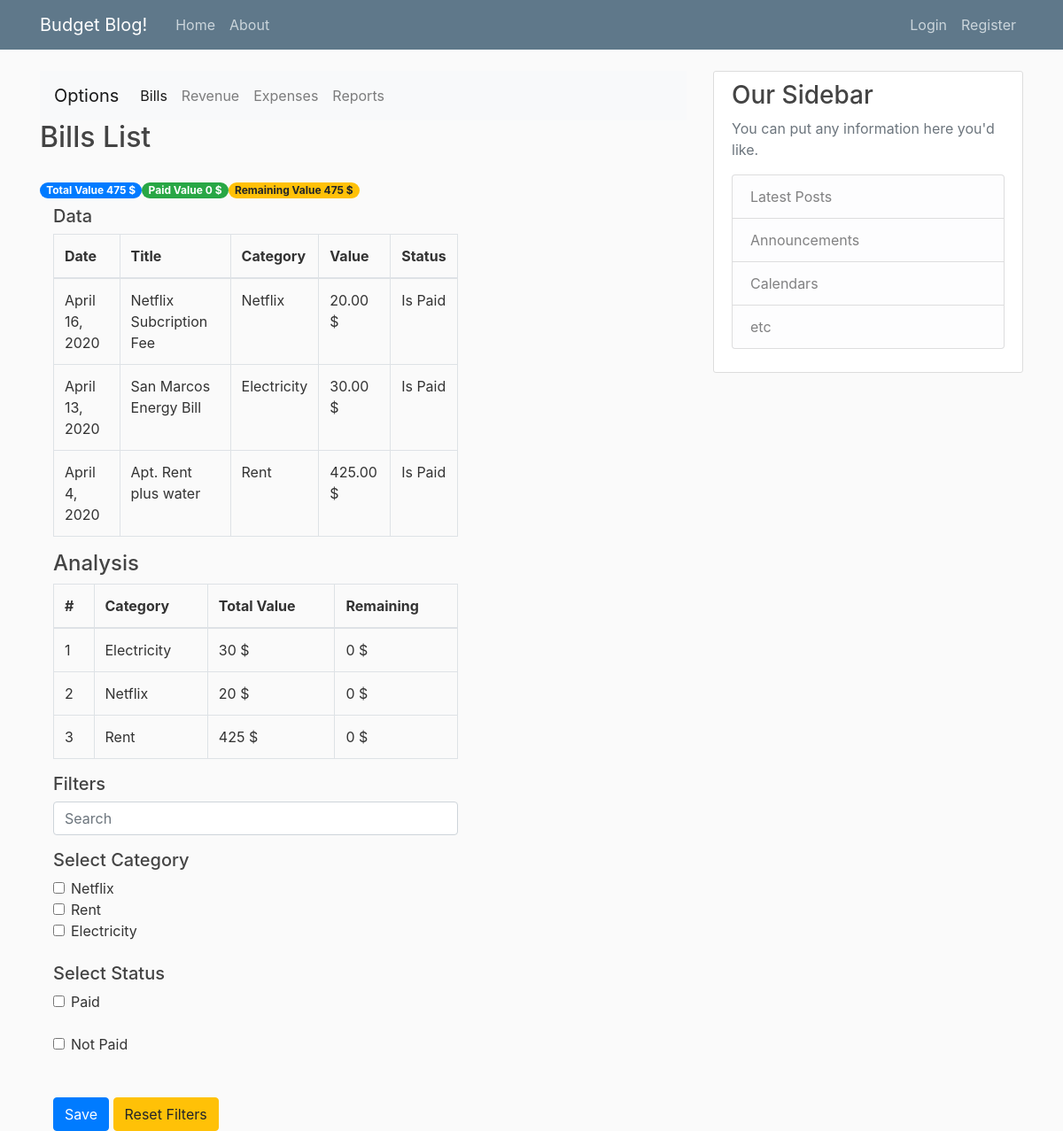
/bills/, run on an earlier commit of the app's database.
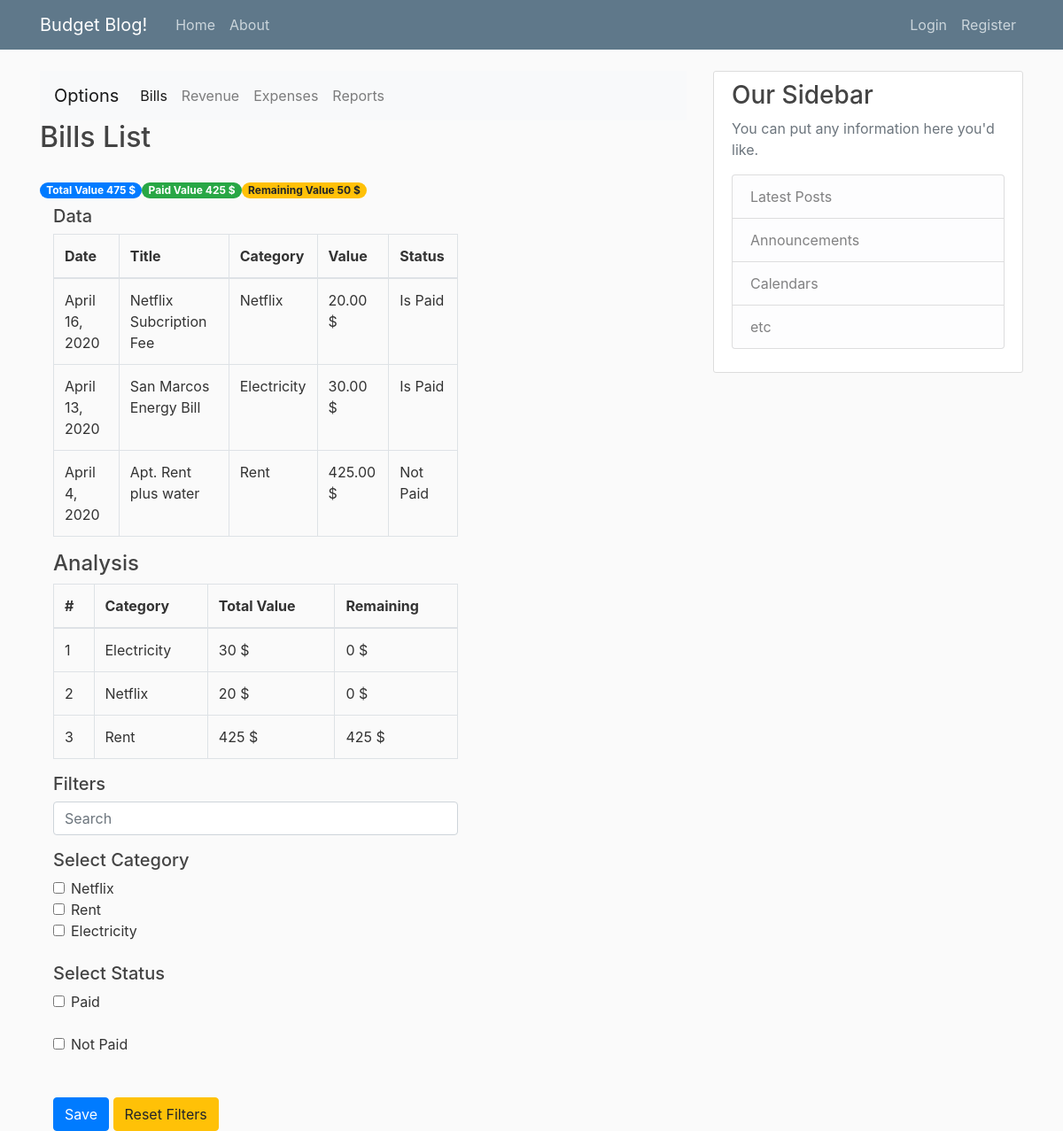
And on a later commit of the database.
### blog/models.py (models this page shows, shortened)
class DefaultExpenseModel(models.Model):
    title = models.CharField(max_length=100, blank=True, null=True)
    date_expired = models.DateField()
    final_value = models.DecimalField(default=0, decimal_places=2, max_digits=20)
    paid_value = models.DecimalField(default=0, decimal_places=2, max_digits=20)
    is_paid = models.BooleanField(default=False)
    payment_method = models.ForeignKey(PaymentMethod, null=True, on_delete=models.SET_NULL)
    objects = models.Manager()
    my_query = GeneralManager()
    class Meta:
        abstract = True
    def tag_final_value(self):
        return f'{self.final_value} {CURRENCY}'
    tag_final_value.short_description = 'Value'
    def tag_is_paid(self):
        return 'Is Paid' if self.is_paid else 'Not Paid'
    tag_is_paid.short_description = 'Paid'
    @staticmethod
    def analysis(queryset):
        total_value = queryset.aggregate(Sum('final_value'))['final_value__sum'] if queryset else 0
        paid_value = queryset.filter(is_paid=False).aggregate(Sum('final_value'))['final_value__sum']\
            if queryset.filter(is_paid=False) else 0
        diff = total_value - paid_value
        category_analysis = queryset.values('category__title').annotate(total_value=Sum('final_value'),
                                                                       remaining=Sum(F('final_value')-F('paid_value'))
                                                                       ).order_by('remaining')
        return [total_value, paid_value, diff, category_analysis]
    @staticmethod
    def filters_data(request, queryset):
        search_name = request.GET.get('search_name', None)
        cate_name = request.GET.getlist('cate_name', None)
        paid_name = request.GET.getlist('paid_name', None)
        person_name = request.GET.getlist('person_name', None)
        queryset = queryset.filter(title__icontains=search_name) if search_name else queryset
        queryset = queryset.filter(category__id__in=cate_name) if cate_name else queryset
        queryset = queryset.filter(is_paid=True) if 'paid' == paid_name else queryset.filter(is_paid=False)\
            if 'not_paid' == paid_name else queryset
        if person_name:
            try:
                queryset = queryset.filter(person__id__in=person_name)
            except:
                queryset = queryset
        return queryset

class Bill(DefaultExpenseModel):
    category = models.ForeignKey(BillCategory, null=True, on_delete=models.SET_NULL, related_name='bills')
    class Meta:
        verbose_name_plural = '2. Bills'
        ordering = ['-date_expired']
    def tag_category(self):
        return f'{self.category}'

class BillCategory(models.Model):
    title = models.CharField(unique=True, max_length=150)
    balance = models.DecimalField(default=0, max_digits=20, decimal_places=2)
    class Meta:
        verbose_name_plural = '1. Bill Category'
    def __str__(self):
        return self.title
    def tag_balance(self):
        return f'{self.balance} {CURRENCY}'
    tag_balance.short_description = 'Value'

### blog/views.py (the view)
# urls.py: path('bills/', BillListView.as_view(), name='bills_view'),
class BillListView(ListView):
    model = Bill
    template_name = 'blog/page_list.html'
    paginate_by = 100
    def get_queryset(self):
        queryset = Bill.objects.all()
        queryset = Bill.filters_data(self.request, queryset)
        return queryset
    def get_context_data(self, **kwargs):
        context = super(BillListView, self).get_context_data(**kwargs)
        page_title = 'Bills List'
        categories = BillCategory.objects.all()
        search_name, cate_name, paid_name = [self.request.GET.get('search_name', None),
                                             self.request.GET.getlist('cate_name', None),
                                             self.request.GET.getlist('paid_name', None)
                                             ]
        total_value, paid_value, diff, category_analysis = Bill.analysis(self.object_list)
        currency = CURRENCY
        context.update(locals())
        return context

### blog/templates/blog/page_list.html (shortened to what the changed rows need)
{% extends "blog/budget_view.html" %}
{% block container %}
    <div class="row">
        <h2 class="center">{{ page_title }}</h2>
    </div>
        <br>
    <div class="row">
        <label class="badge badge-pill badge-primary">Total Value {{ total_value }} {{ currency }}</label>
        <label class="badge badge-pill badge-success">Paid Value {{ paid_value }} {{ currency }}</label>
        <label class="badge badge-pill badge-warning">Remaining Value {{ diff }} {{ currency }}</label>
    </div>
    <div class="row">
        <div class="col-8">
            <table class="table table-bordered">
                <thead>
                    <tr>
                        <th>Date</th>
                        <th>Title</th>
                        <th>Category</th>
                        <th>Value</th>
                        <th>Status</th>
                    </tr>
                </thead>
                <tbody>
                    {% for order in object_list %}
                    <tr>
                        <td>{{ order.date_expired|date }}</td>
                        <td>{{ order.title }}</td>
                        <td>{{ order.tag_category }}</td>
                        <td>{{ order.tag_final_value }}</td>
                        <td>{{ order.tag_is_paid }}</td>
                    </tr>
                    {% empty %}
                        <tr></tr>
                    {% endfor %}
                </tbody>
            </table>
        </div>
        <div class="col-8">
            <table class="table table-bordered">
                <thead>
                    <tr>
                        <th>#</th>
                        <th>Category</th>
                        <th>Total Value</th>
                        <th>Remaining</th>
                    </tr>
                </thead>
                <tbody>
                    {% for category in category_analysis %}
                        <tr>
                            <td>{{ forloop.counter }}</td>
                            <td>{{ category.category__title }}</td>
                            <td>{{ category.total_value }} {{ currency }}</td>
                            <td>{{ category.remaining }} {{ currency }}</td>
                        </tr>
                    {% empty %}
                        <tr>
                            <td colspan="4">No data</td>
                        </tr>
                    {% endfor %}
                </tbody>
            </table>
            <form method="get">
                {% if categories %}
                    {% for category in categories %}
                        <div class="form-check">
                            <input class="form-check-input"
                                   type="checkbox"
                                   name="cate_name"
                                   value="{{ category.id }}"
                                   id="cate_id_{{ category.id }}"
                            >
                            <label class="form-check-label" for="cate_id_{{ category.id }}">{{ category }}</label>
                        </div>
                    {% endfor %}
                {% endif %}
                <br>
                <br>
                <br> <br>
            </form>
        </div>
    </div>
{% endblock %}

What changed in the data, as far as the page shows it:
changed Bill "Apt. Rent plus water": tag_is_paid "Is Paid" → "Not Paid"
changed BillCategory "Rent": remaining "0" → "425"
Also different on the page:
{{ paid_value }}: "0" → "425"
{{ diff }}: "475" → "50"
